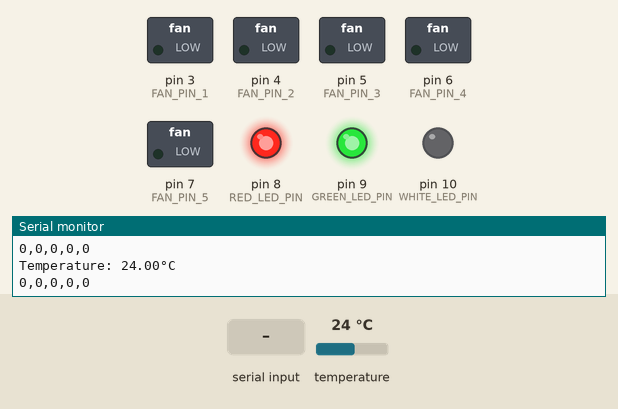
This sketch was run on a simulated Arduino Uno, built with avr-gcc and run on an emulated ATmega328P. On the bench: switched loads named in the sketch (green lamp = pin HIGH), output pins drawn as LEDs (lit = HIGH), the last lines printed to the serial monitor. The inputs (shaded band) are chosen by the test bench; at power-on: temperature 24 °C.

Above: at 2.8 s.
2.9 s: temperature set to 33 °C
At 4.3 s:
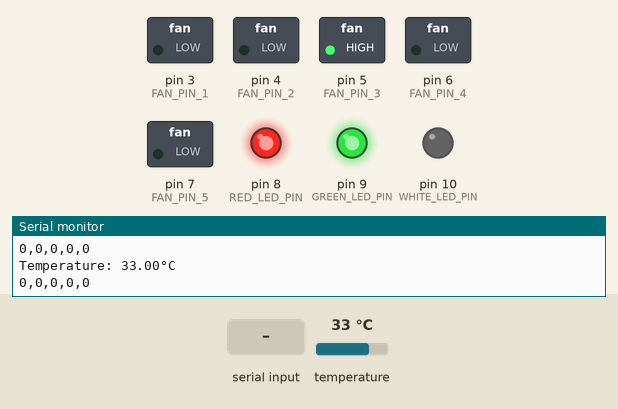
5.5 s: "1" received over Serial
At 7.2 s:
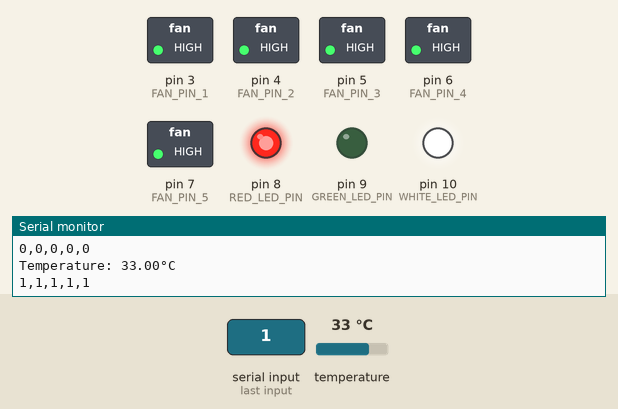
7.5 s: "0" received over Serial
At 8.8 s:
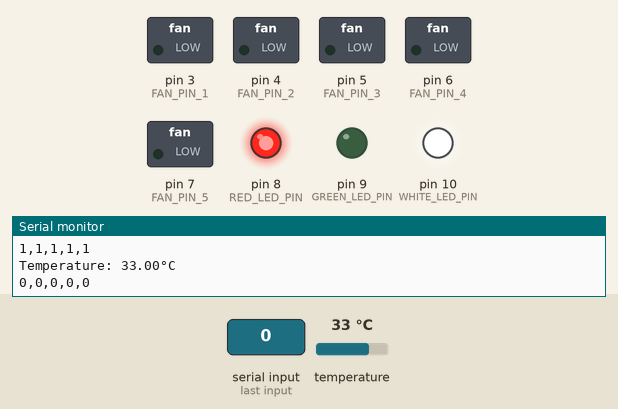
9.5 s: "T" received over Serial
At 10.5 s:
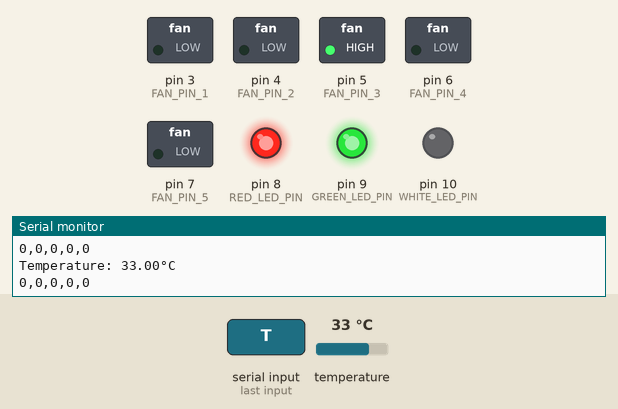
11.5 s: temperature set to 36 °C
At 13.2 s:
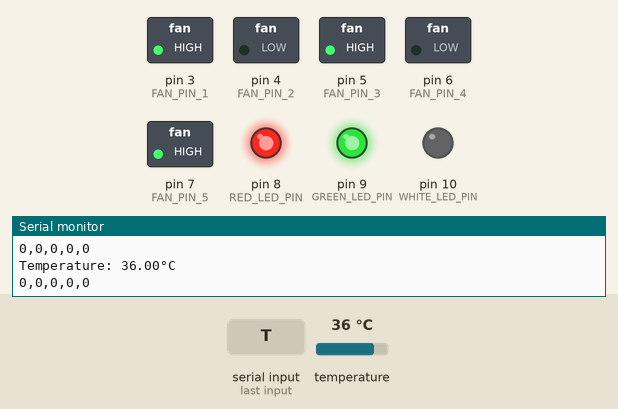
13.5 s: temperature set to 38 °C
15.2 s: temperature set to 41 °C
At 16.5 s:
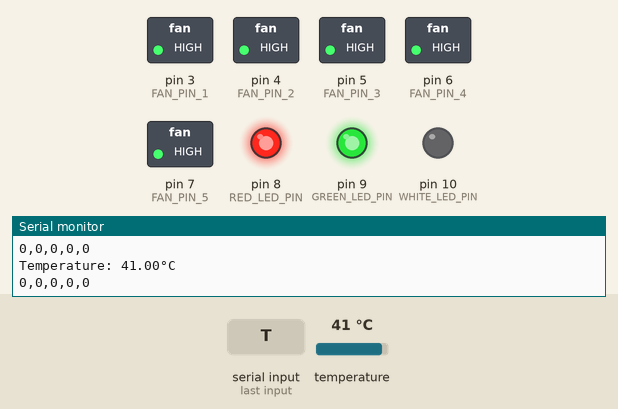
Timing chart, 0 to 18.2 s (numbered marks = the images above; inputs shaded):
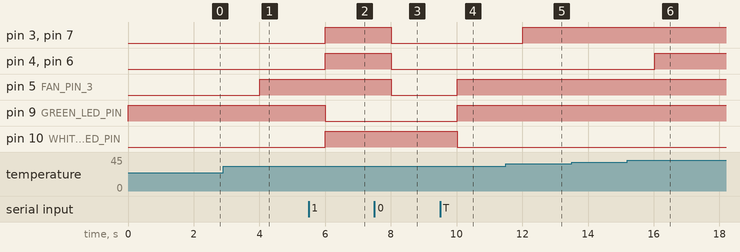

The sketch:

Arduino_Code.ino
```cpp
#include <Adafruit_Sensor.h>
#include <DHT.h>
#include <DHT_U.h>

#define DHTPIN 2    // Pin connected to the DHT11 sensor
#define FAN_PIN_1 3 // Pin connected to the first fan
#define FAN_PIN_2 4 // Pin connected to the second fan
#define FAN_PIN_3 5 // Pin connected to the third fan
#define FAN_PIN_4 6 // Pin connected to the fourth fan
#define FAN_PIN_5 7 // Pin connected to the fifth fan
#define RED_LED_PIN 8
#define GREEN_LED_PIN 9
#define WHITE_LED_PIN 10

DHT_Unified dht(DHTPIN, DHT11);

bool fan1Status;
bool fan2Status;
bool fan3Status;
bool fan4Status;
bool fan5Status;
bool manualControl;
bool manualFanStatus;
float temperature;

void setup() {
  pinMode(FAN_PIN_1, OUTPUT);
  pinMode(FAN_PIN_2, OUTPUT);
  pinMode(FAN_PIN_3, OUTPUT);
  pinMode(FAN_PIN_4, OUTPUT);
  pinMode(FAN_PIN_5, OUTPUT);
  pinMode(RED_LED_PIN, OUTPUT);
  pinMode(GREEN_LED_PIN, OUTPUT);
  pinMode(WHITE_LED_PIN, OUTPUT);
  Serial.begin(9600);
  dht.begin();

  digitalWrite(RED_LED_PIN, HIGH);
  digitalWrite(GREEN_LED_PIN, LOW);   // Turn off the green LED initially
  digitalWrite(WHITE_LED_PIN, LOW);   // Turn off the white LED initially
}

void loop() {
  if (manualControl) {
    digitalWrite(FAN_PIN_1, manualFanStatus);
    digitalWrite(FAN_PIN_2, manualFanStatus);
    digitalWrite(FAN_PIN_3, manualFanStatus);
    digitalWrite(FAN_PIN_4, manualFanStatus);
    digitalWrite(FAN_PIN_5, manualFanStatus);
    digitalWrite(GREEN_LED_PIN, LOW);
    digitalWrite(WHITE_LED_PIN, HIGH);

    fan1Status = manualFanStatus;
    fan2Status = manualFanStatus;
    fan3Status = manualFanStatus;
    fan4Status = manualFanStatus;
    fan5Status = manualFanStatus;

      sensors_event_t event;
      dht.temperature().getEvent(&event);
      float temperature = event.temperature;

      Serial.print("Temperature: ");
      Serial.print(temperature);
      Serial.println("°C");

      Serial.print(digitalRead(FAN_PIN_1));
      Serial.print(",");
      Serial.print(digitalRead(FAN_PIN_2));
      Serial.print(",");
      Serial.print(digitalRead(FAN_PIN_3));
      Serial.print(",");
      Serial.print(digitalRead(FAN_PIN_4));
      Serial.print(",");
      Serial.println(digitalRead(FAN_PIN_5));

  } else {
    sensors_event_t event;
    dht.temperature().getEvent(&event);
    if (!isnan(event.temperature)) {
      float temperature = event.temperature;

      if (temperature < 30) {
        digitalWrite(FAN_PIN_1, LOW);
        digitalWrite(FAN_PIN_2, LOW);
        digitalWrite(FAN_PIN_3, LOW);
        digitalWrite(FAN_PIN_4, LOW);
        digitalWrite(FAN_PIN_5, LOW);
        digitalWrite(GREEN_LED_PIN, HIGH);
        digitalWrite(WHITE_LED_PIN, LOW);


        fan1Status = HIGH;
        fan2Status = HIGH;
        fan3Status = HIGH;
        fan4Status = HIGH;
        fan5Status = HIGH;

      } else if (temperature > 30 && temperature < 35) {
        digitalWrite(FAN_PIN_1, LOW);
        digitalWrite(FAN_PIN_2, LOW);
        digitalWrite(FAN_PIN_3, HIGH);
        digitalWrite(FAN_PIN_4, LOW);
        digitalWrite(FAN_PIN_5, LOW);
        digitalWrite(GREEN_LED_PIN, HIGH);
        digitalWrite(WHITE_LED_PIN, LOW);

        fan1Status = HIGH;
        fan2Status = HIGH;
        fan3Status = LOW;
        fan4Status = HIGH;
        fan5Status = HIGH;

      } else if (temperature >= 35 && temperature < 40) {
        digitalWrite(FAN_PIN_1, HIGH);
        digitalWrite(FAN_PIN_2, LOW);
        digitalWrite(FAN_PIN_3, HIGH);
        digitalWrite(FAN_PIN_4, LOW);
        digitalWrite(FAN_PIN_5, HIGH);
        digitalWrite(GREEN_LED_PIN, HIGH);
        digitalWrite(WHITE_LED_PIN, LOW);

        fan1Status = LOW;
        fan2Status = HIGH;
        fan3Status = LOW;
        fan4Status = HIGH;
        fan5Status = LOW;

      } else {
        digitalWrite(FAN_PIN_1, HIGH);
        digitalWrite(FAN_PIN_2, HIGH);
        digitalWrite(FAN_PIN_3, HIGH);
        digitalWrite(FAN_PIN_4, HIGH);
        digitalWrite(FAN_PIN_5, HIGH);
        digitalWrite(GREEN_LED_PIN, HIGH);
        digitalWrite(WHITE_LED_PIN, LOW);

        fan1Status = LOW;
        fan2Status = LOW;
        fan3Status = LOW;
        fan4Status = LOW;
        fan5Status = LOW;

      }

      Serial.print("Temperature: ");
      Serial.print(temperature);
      Serial.println("°C");

      Serial.print(digitalRead(fan1Status));
      Serial.print(",");
      Serial.print(digitalRead(fan2Status));
      Serial.print(",");
      Serial.print(digitalRead(fan3Status));
      Serial.print(",");
      Serial.print(digitalRead(fan4Status));
      Serial.print(",");
      Serial.println(digitalRead(fan5Status));
    }
  }
  delay(2000);
}

void serialEvent() {
  while (Serial.available()) {
    char command = Serial.read();

    if (command == 'T') {
      // Switch to temperature sensing mode
      manualControl = false;
    } else if (command == '1') {
      // Turn on fans (manual control mode)
      manualControl = true;
      manualFanStatus = 1;
    } else if (command == '0') {
      // Turn off fans (manual control mode)
      manualControl = true;
      manualFanStatus = 0;
    }
  }
}
```

Measured:
- the behaviour switches between 34 and 35 °C on temperature (found by bisection; images 4 and 5)
- the behaviour switches between 39 and 40 °C on temperature (found by bisection; images 5 and 6)
- after the input at 2.9 s, pin 5 (FAN_PIN_3): LOW → HIGH after 1.1 s
- after the input at 5.5 s, pin 3 (FAN_PIN_1), pin 4 (FAN_PIN_2), pin 6 (FAN_PIN_4), pin 7 (FAN_PIN_5), pin 10 (WHITE_LED_PIN): LOW → HIGH after 0.51 s; pin 9 (GREEN_LED_PIN): HIGH → LOW after 0.51 s
- after the input at 7.5 s, pin 3 (FAN_PIN_1), pin 4 (FAN_PIN_2), pin 5 (FAN_PIN_3), pin 6 (FAN_PIN_4), pin 7 (FAN_PIN_5): HIGH → LOW after 0.51 s
- after the input at 9.5 s, pin 5 (FAN_PIN_3), pin 9 (GREEN_LED_PIN): LOW → HIGH after 0.52 s; pin 10 (WHITE_LED_PIN): HIGH → LOW after 0.52 s
- after the input at 11.5 s, pin 3 (FAN_PIN_1), pin 7 (FAN_PIN_5): LOW → HIGH after 0.52 s
- after the input at 15.2 s, pin 4 (FAN_PIN_2), pin 6 (FAN_PIN_4): LOW → HIGH after 0.83 s
